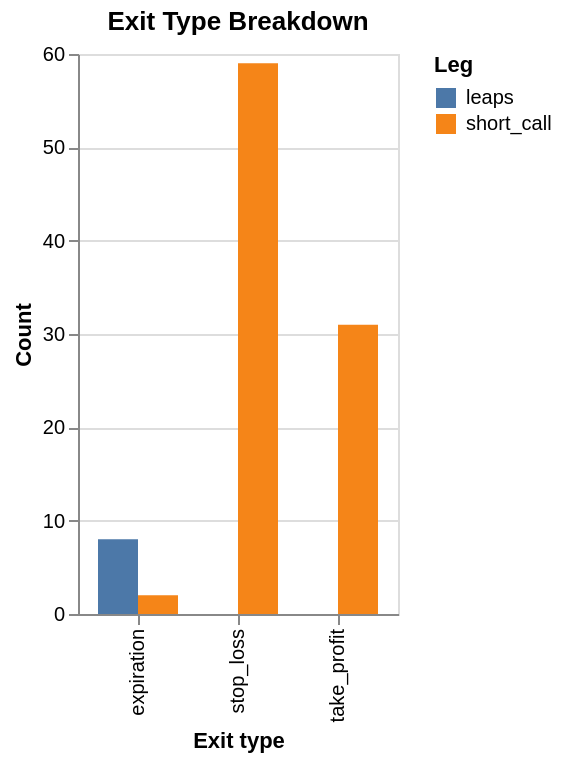

Notebook code cell kept with this figure:
### Markdown cell above
### Exit Type Breakdown

### Code cell
plot_exit_breakdown(result)

### Figure 1 — Vega-Lite specification as saved in the notebook (floating-point values rounded to 4 significant figures)
{"config": {"view": {"continuousWidth": 300, "continuousHeight": 300}}, "data": {"name": "data-bb56967c0da9053c456b3e92e65d324f"}, "mark": {"type": "bar"}, "encoding": {"color": {"field": "leg", "title": "Leg", "type": "nominal"}, "tooltip": [{"field": "leg", "title": "Leg", "type": "nominal"}, {"field": "exit_type", "title": "Exit type", "type": "nominal"}, {"field": "count", "title": "Count", "type": "quantitative"}], "x": {"field": "exit_type", "title": "Exit type", "type": "nominal"}, "xOffset": {"field": "leg", "type": "nominal"}, "y": {"field": "count", "title": "Count", "type": "quantitative"}}, "height": 280, "title": "Exit Type Breakdown", "width": "container", "$schema": "https://vega.github.io/schema/vega-lite/v6.4.1.json", "datasets": {"data-bb56967c0da9053c456b3e92e65d324f": [{"leg": "leaps", "exit_type": "expiration", "count": 8}, {"leg": "short_call", "exit_type": "expiration", "count": 2}, {"leg": "short_call", "exit_type": "stop_loss", "count": 59}, {"leg": "short_call", "exit_type": "take_profit", "count": 31}]}}
